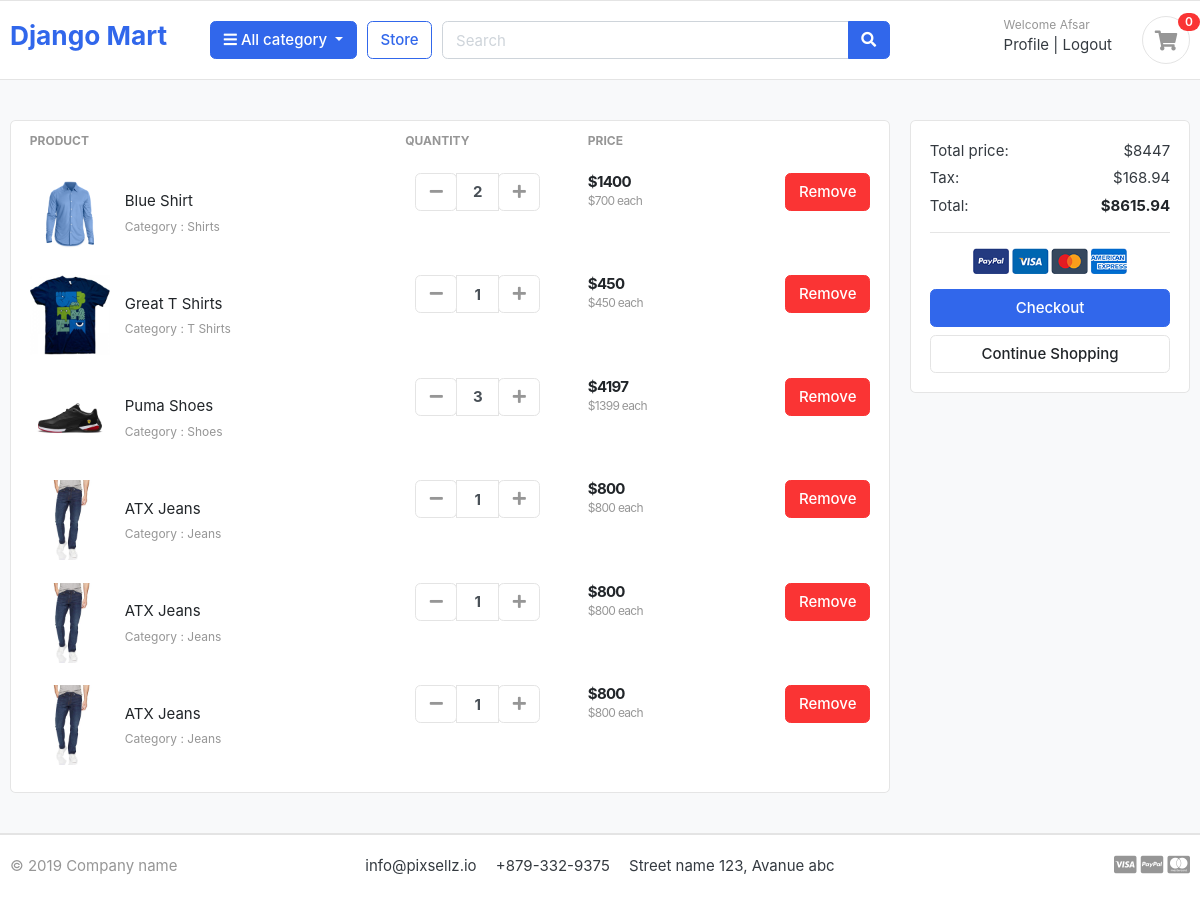
The app's page /cart/ (signed in) with its own data.
### cart/models.py (models this page shows, shortened)
class CartItem(models.Model):
    user = models.ForeignKey(User, on_delete=models.CASCADE, null = True)
    product = models.ForeignKey(Product, on_delete=models.CASCADE)
    cart = models.ForeignKey(Cart, on_delete=models.CASCADE, null = True)
    quantity = models.IntegerField()
    is_active = models.BooleanField(default=True)
    def sub_total(self):
        return self.product.price * self.quantity

### store/models.py (models this page shows, shortened)
class Product(models.Model):
    product_name = models.CharField(max_length = 100, unique=True)
    slug = models.SlugField(max_length=200, unique = True)
    description = models.TextField(max_length=500, blank=True)
    price = models.IntegerField()
    image = models.ImageField(upload_to='photos/products')
    stock = models.IntegerField()
    is_available = models.BooleanField(default = True)
    category = models.ForeignKey(Category, on_delete=models.CASCADE)
    created_date = models.DateTimeField(auto_now_add=True)
    modified_date = models.DateTimeField(auto_now=True)

### category/models.py (models this page shows, shortened)
class Category(models.Model):
    category_name = models.CharField(max_length=50, unique=True)
    slug = models.SlugField(max_length=100, unique = True)
    description = models.TextField(max_length = 255, blank=True)
    cat_image = models.ImageField(upload_to = 'photos/categories', blank=True)

### cart/views.py (the view)
# urls.py: path('', views.cart, name = 'cart'),
def cart(request, total=0, quantity=0, cart_items=None):
    try:
        tax = 0
        grand_total = 0
        if request.user.is_authenticated:
            cart_items = CartItem.objects.filter(user=request.user, is_active=True)
        else:
            cart = Cart.objects.get(cart_id=_cart_id(request))
            cart_items = CartItem.objects.filter(cart=cart, is_active=True)
        for cart_item in cart_items:
            total += (cart_item.product.price * cart_item.quantity)
            quantity += cart_item.quantity
        tax = (2 * total)/100
        grand_total = total + tax
    except ObjectDoesNotExist:
        pass #just ignore
    context = {
        'total': total,
        'quantity': quantity,
        'cart_items': cart_items,
        'tax'       : tax,
        'grand_total': grand_total,
    }
    return render(request, 'cart/cart.html', context)

### cart/templates/cart/cart.html (shortened to what this page needs)
{% extends 'base.html' %}
{% load static %}
{% block body %}
    <section class="section-content padding-y bg">
      <div class="container">
        <div class="row">
          <aside class="col-lg-9">
            <div class="card">
              <table class="table table-borderless table-shopping-cart">
                <thead class="text-muted">
                  <tr class="small text-uppercase">
                    <th scope="col">Product</th>
                    <th scope="col" width="120">Quantity</th>
                    <th scope="col" width="120">Price</th>
                    <th scope="col" class="text-right" width="200"></th>
                  </tr>
                </thead>
                <tbody>
                  {% for item in cart_items %}
                  <tr>
                    <td>
                      <figure class="itemside align-items-center">
                        <div class="aside">
                          <img src="{{item.product.image.url}}" class="img-sm" />
                        </div>
                        <figcaption class="info">
                          <a href="#" class="title text-dark"
                            >{{item.product.product_name}}</a
                          >
                          <p class="text-muted small">
                            Category : {{item.product.category.category_name}}
                          </p>
                        </figcaption>
                      </figure>
                    </td>
                    <td>
                      <div class="col">
                        <div class="input-group input-spinner">
                          <div class="input-group-prepend">
                            <form action="{% url 'remove_cart_item' item.product.id item.id  %}">
                            <button
                            class="btn btn-light"
                            type="submit"
                            id="button-minus"
                          >
                            <i class="fa fa-minus"></i>
                          </button>
                            </form>
                          </div>
                          <input type="text" class="form-control" value="{{item.quantity}}" />
                          <div class="input-group-append">
                            <form action="{% url 'add_cart' item.product.id %}" method="POST">
                              <button
                              class="btn btn-light"
                              type="submit"
                              id="button-plus"
                            >
                              <i class="fa fa-plus"></i>
                            </button>
                            </form>
                          </div>
                        </div>
                      </div>
                    </td>
                    <td>
                      <div class="price-wrap">
                        <var class="price">${{item.sub_total}}</var>
                        <small class="text-muted"> ${{item.product.price}} each</small>
                      </div>
                    </td>
                    <td class="text-right">
                      <a href="{% url 'remove_cart' item.product.id item.id %}" class="btn btn-danger"> Remove</a>
                    </td>
                  </tr>
                  {% endfor %}
                </tbody>
              </table>
            </div>
          </aside>
          <aside class="col-lg-3">
            <div class="card">
              <div class="card-body">
                <dl class="dlist-align">
                  <dt>Total price:</dt>
                  <dd class="text-right">${{total}}</dd>
                </dl>
                <dl class="dlist-align">
                  <dt>Tax:</dt>
                  <dd class="text-right">${{tax}}</dd>
                </dl>
                <dl class="dlist-align">
                  <dt>Total:</dt>
                  <dd class="text-right text-dark b">
                    <strong>${{grand_total}}</strong>
                  </dd>
                </dl>
                <hr />
                <p class="text-center mb-3">
                  <img src="{% static './images/misc/payments.png' %}" height="26" />
                </p>
                <a href="{% url 'place_order' %}" class="btn btn-primary btn-block">
                  Checkout
                </a>
                <a href="{% url 'store' %}" class="btn btn-light btn-block"
                  >Continue Shopping</a
                >
              </div>
            </div>
          </aside>
        </div>
      </div>
    </section>
{% endblock %}

### templates/base.html (shortened to what this page needs)
{% load static %}
<!DOCTYPE html>
<html lang="en">
  <head>
    <link href="{% static 'css/bootstrap.css' %}" rel="stylesheet" type="text/css" />
    <link
      href="{% static 'fonts/fontawesome/css/all.min.css' %}"
      type="text/css"
      rel="stylesheet"
    />
    <link href="{% static 'css/ui.css' %}" rel="stylesheet" type="text/css" />
    <link
      href="{% static 'css/responsive.css'%}"
      rel="stylesheet"
      media="only screen and (max-width: 1200px)"
    />
  </head>
<body>
    <header class="section-header">
      <section class="header-main border-bottom">
        <div class="container">
          <div class="row align-items-center">
            <div class="col-lg-2 col-md-3 col-6">
              <a href="{% url 'home' %}" class="brand-wrap">
                <h3>Django Mart</h3>
              </a>
            </div>
            <div class="col-lg col-sm col-md col-6 flex-grow-0">
              <div class="category-wrap dropdown d-inline-block float-right">
                <button
                  type="button"
                  class="btn btn-primary dropdown-toggle"
                  data-toggle="dropdown"
                >
                  <i class="fa fa-bars"></i> All category
                </button>
              </div>
            </div>
            <a href="{% url 'store' %}" class="btn btn-outline-primary">Store</a>
            <div class="col-lg col-md-6 col-sm-12 col">
              <form action="#" class="search">
                <div class="input-group w-100">
                  <input
                    type="text"
                    class="form-control"
                    style="width: 60%"
                    placeholder="Search"
                  />
                  <div class="input-group-append">
                    <button class="btn btn-primary" type="submit">
                      <i class="fa fa-search"></i>
                    </button>
                  </div>
                </div>
              </form>
            </div>
            <div class="col-lg-3 col-sm-6 col-8 order-2 order-lg-3">
              <div class="d-flex justify-content-end mb-3 mb-lg-0">
                <div class="widget-header">
                  {% if request.user.is_authenticated %}
                  <small class="title text-muted">Welcome {{request.user.first_name}}</small>
                  <div>
                    <a href="{% url 'profile' %}"> Profile</a>
                    <span class="dark-transp"> | </span>
                    <a href="{% url 'logout' %}"> Logout</a>
                  </div>
                  {% endif %}
                </div>
                <a href="{% url 'cart' %}" class="widget-header pl-3 ml-3">
                  <div class="icon icon-sm rounded-circle border">
                    <i class="fa fa-shopping-cart"></i>
                  </div>
                  <span class="badge badge-pill badge-danger notify">0</span>
                </a>
              </div>
            </div>
          </div>
        </div>
      </section>
    </header>
    {% block body %}
    {% endblock %}
    <footer class="section-footer border-top">
	<div class="container">
		<section class="footer-bottom border-top row">
			<div class="col-md-2">
				<p class="text-muted"> &copy 2019 Company name </p>
			</div>
			<div class="col-md-8 text-md-center">
				<span  class="px-2">info@pixsellz.io</span>
				<span  class="px-2">+879-332-9375</span>
				<span  class="px-2">Street name 123, Avanue abc</span>
			</div>
			<div class="col-md-2 text-md-right text-muted">
				<i class="fab fa-lg fa-cc-visa"></i>
				<i class="fab fa-lg fa-cc-paypal"></i>
				<i class="fab fa-lg fa-cc-mastercard"></i>
			</div>
		</section>
	</div>
</footer>
</body>
</html>

### static/css/ui.css (style rules this page uses)
html { font-family: "Inter", sans-serif; font-size: 15px; }
.price-wrap { letter-spacing: -0.7px; }
.icon-xs, .icon-sm, .icon-md, .icon-lg { display: inline-block; text-align: center; flex-shrink: 0; flex-grow: 0; }
.icon-sm { width: 48px; height: 48px; line-height: 48px !important; font-size: 20px; }
.img-xs, .img-sm, .img-md, .img-lg { -o-object-fit: cover; object-fit: cover; flex-shrink: 0; flex-grow: 0; }
.img-sm { width: 80px; height: 80px; }
.padding-y { padding-top: 40px; padding-bottom: 40px; }
var { font-style: normal; }
figure { margin-bottom: 0; }
.bg { background-color: #f8f9fa; }
.b { font-weight: 600; }
p:last-child { margin-bottom: 0; }
.header-main { position: relative; padding-top: 1rem; padding-bottom: 1rem; }
.widget-header { display: inline-block; vertical-align: middle; position: relative; }
.widget-header a { color: #343a40; }
.widget-header i { color: #969696; }
.widget-header .title { display: block; }
.widget-header .notify { position: absolute; top: -3px; right: -10px; }
.footer-bottom { padding-top: 20px; padding-bottom: 20px; }
.btn-light { background-color: #fff; border-color: #e4e4e4; }
.btn-light i { color: #969696; }
.itemside { position: relative; display: flex; width: 100%; }
.itemside .aside { position: relative; flex-shrink: 0; }
.itemside .info { padding-left: 15px; padding-right: 7px; }
.itemside p { margin-bottom: 0; }
.itemside .title { display: block; margin-bottom: 5px; color: #212529; }
[class*=dlist-] { margin-bottom: 5px; }
[class*=dlist-] dd { margin-bottom: 0; }
.dlist-align { display: flex; }
.dlist-align dt { width: 150px; word-wrap: break-word; font-weight: normal; }
.dlist-align dd { flex-grow: 1; }
.notify { position: absolute; top: -4px; right: -10px; display: inline-block; padding: 0.25em 0.6em; font-size: 12px; line-height: 1; text-align: center; border-radius: 3rem; color: #fff; background-color: #fa3434; }
.price { font-weight: 600; color: #212529; }
.input-spinner { width: 125px; flex-wrap: nowrap; display: inline-flex; vertical-align: middle; }
.input-spinner input.form-control { text-align: center; max-width: 46px; font-weight: bold; flex-basis: 46px; border-color: #e4e4e4; flex-grow: 0; }
.input-spinner .btn { width: 42px; text-align: center; padding-left: 0.5rem; padding-right: 0.5rem; }
.table-shopping-cart.table td, .table-shopping-cart.table th { padding-left: 1.25rem; padding-right: 1.25rem; }
.table-shopping-cart .price-wrap { line-height: 1.2; }
.table-shopping-cart .price { font-weight: bold; margin-right: 5px; display: block; }

### records on screen
CartItem: product.image (picture), product.product_name "Blue Shirt", product.category.category_name "Shirts", quantity "2", sub_total "1400", product.price "700"
CartItem: product.image (picture), product.product_name "Great T Shirts", product.category.category_name "T Shirts", quantity "1", sub_total "450", product.price "450"
CartItem: product.image (picture), product.product_name "Puma Shoes", product.category.category_name "Shoes", quantity "3", sub_total "4197", product.price "1399"
CartItem: product.image (picture), product.product_name "ATX Jeans", product.category.category_name "Jeans", quantity "1", sub_total "800", product.price "800"
CartItem: product.image (picture), product.product_name "ATX Jeans", product.category.category_name "Jeans", quantity "1", sub_total "800", product.price "800"
CartItem: product.image (picture), product.product_name "ATX Jeans", product.category.category_name "Jeans", quantity "1", sub_total "800", product.price "800"

### other values on screen
{{ request.user.first_name }} "Afsar"
{{ total }} "8447"
{{ tax }} "168.94"
{{ grand_total }} "8615.94"
